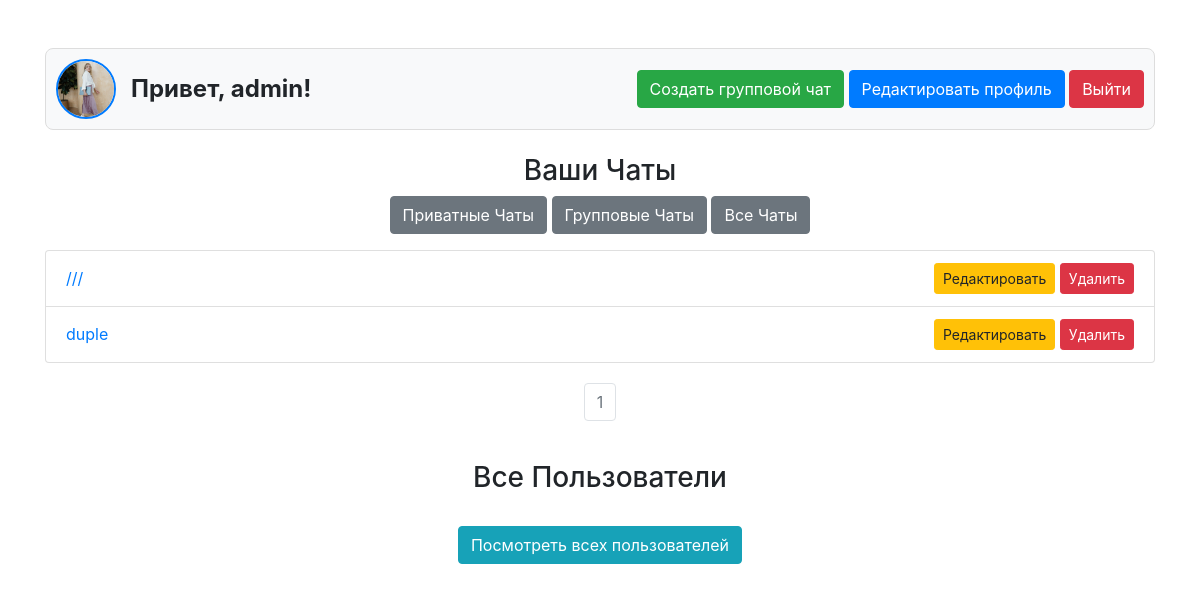
The app's page /home/?filter=group (signed in), older data.
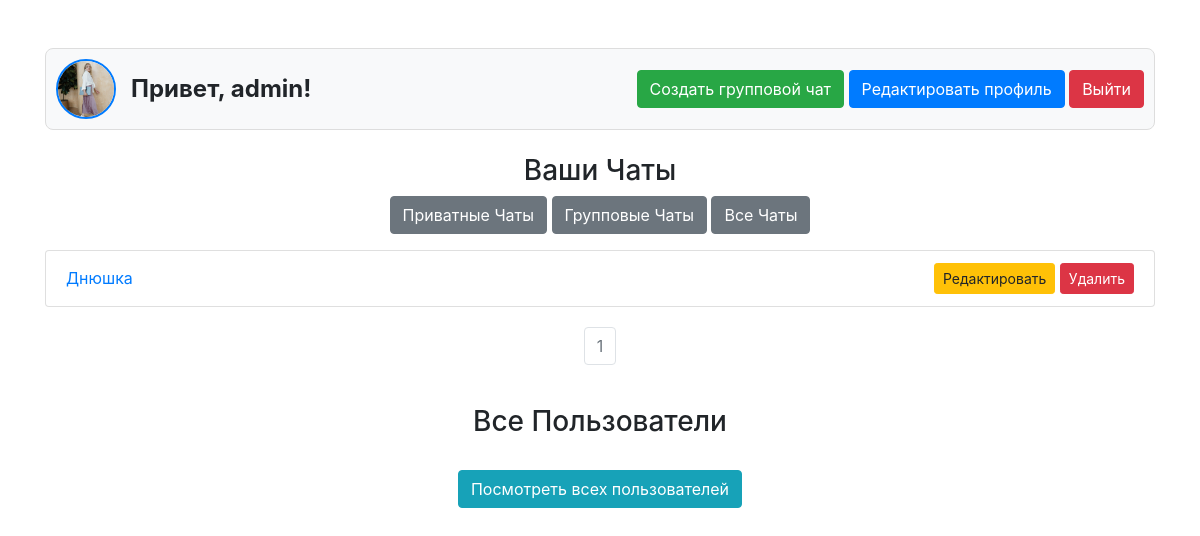
The same page, newer data.
### chat/models.py (models this page shows, shortened)
class Chat(models.Model):
    name = models.CharField(max_length=255, blank=True)
    participants = models.ManyToManyField(User, related_name="chats")
    is_group = models.BooleanField(default=False)
    created_at = models.DateTimeField(auto_now_add=True)

### chat/views.py (the view)
# urls.py: path('home/', views.default_view, name='default'),  # Главная страница (список чатов)
def default_view(request):
    if request.user.is_authenticated:
        user_chats = Chat.objects.filter(participants=request.user)
        chat_filter = request.GET.get('filter')
        if chat_filter == 'private':
            user_chats = user_chats.filter(is_group=False)
        elif chat_filter == 'group':
            user_chats = user_chats.filter(is_group=True)
        for chat in user_chats:
            if not chat.is_group and chat.participants.count() == 2:
                other_user = chat.participants.exclude(id=request.user.id).first()
                chat.display_name = f"Chat with {other_user.username}" if other_user else chat.name
                chat.other_user_id = other_user.id if other_user else None
            else:
                chat.display_name = chat.name
        paginator = Paginator(user_chats, 10)
        page_number = request.GET.get('page')
        page_obj = paginator.get_page(page_number)
        return render(request, 'default.html', {'page_obj': page_obj})
    else:
        return render(request, 'default.html', {'message': 'Please log in to see your chats.'})

### templates/default.html (shortened to what this page needs)
{% load static %}
<!DOCTYPE html>
<html lang="en">
<head>
    <link href="https://stackpath.bootstrapcdn.com/bootstrap/4.5.2/css/bootstrap.min.css" rel="stylesheet">
    <link rel="stylesheet" href="{% static 'css/styles.css' %}">
</head>
<body>
    <div class="container">
        <div class="text-center mt-4">
            {% if user.is_authenticated %}
                <div class="container mt-5 user-greeting">
                    <div class="user-info">
                        {% if user.userprofile.avatar %}
                            <img src="{{ user.userprofile.avatar.url }}" alt="Avatar">
                        {% else %}
                            <img src="{% static 'default_avatar.png' %}" alt="Default Avatar">
                        {% endif %}
                        <div class="greeting-text">Привет, {{ user.username }}!</div>
                    </div>
                    <div>
                        <a href="{% url 'create_chat' %}" class="btn btn-success">Создать групповой чат</a>
                        <a href="{% url 'profile' %}" class="btn btn-primary">Редактировать профиль</a>
                        <a href="{% url 'logout' %}" class="btn btn-danger">Выйти</a>
                    </div>
                </div>
                <div class="mt-4">
                    <h3>Ваши Чаты</h3>
                    <div class="mb-3">
                        <a href="?filter=private" class="btn btn-secondary">Приватные Чаты</a>
                        <a href="?filter=group" class="btn btn-secondary">Групповые Чаты</a>
                        <a href="?" class="btn btn-secondary">Все Чаты</a>
                    </div>
                    <ul class="list-group">
                        {% for chat in page_obj.object_list %}
                            <li class="list-group-item d-flex justify-content-between align-items-center">
                                {% if chat.is_group %}
                                    <a href="{% url 'chat_room' chat.id %}">{{ chat.display_name }}</a>
                                {% else %}
                                    <a href="{% url 'private_chat' chat.other_user_id %}">{{ chat.display_name }}</a>
                                {% endif %}
                                <div>
                                    {% if chat.is_group %}
                                        <a href="{% url 'edit_chat' chat.id %}" class="btn btn-warning btn-sm">Редактировать</a>
                                        <form method="post" action="{% url 'delete_chat' chat.id %}" style="display:inline;">
                                            <button type="submit" class="btn btn-danger btn-sm">Удалить</button>
                                        </form>
                                    {% endif %}
                                </div>
                            </li>
                        {% empty %}
                            <li class="list-group-item">Нет доступных чатов.</li>
                        {% endfor %}
                    </ul>
                    <nav aria-label="Page navigation">
                        <div class="d-flex justify-content-center">
                            <ul class="pagination">
                                <li class="page-item disabled"><a class="page-link" href="#">{{ page_obj.number }}</a></li>
                            </ul>
                        </div>
                    </nav>
                    <div class="mt-4">
                        <h3>Все Пользователи</h3>
                        <ul class="list-group">
                            <div class="text-center mt-4">
                                <a href="{% url 'all_users' %}" class="btn btn-info">Посмотреть всех пользователей</a>
                            </div>
                        </ul>
                    </div>
            {% endif %}
        </div>
    </div>
</body>
</html>

Row changes from the older to the newer data that the page shows:
removed Chat: display_name "///", is_group "Редактировать"
removed Chat: display_name "duple", is_group "Редактировать"
added Chat: display_name "Днюшка", is_group "Редактировать"
